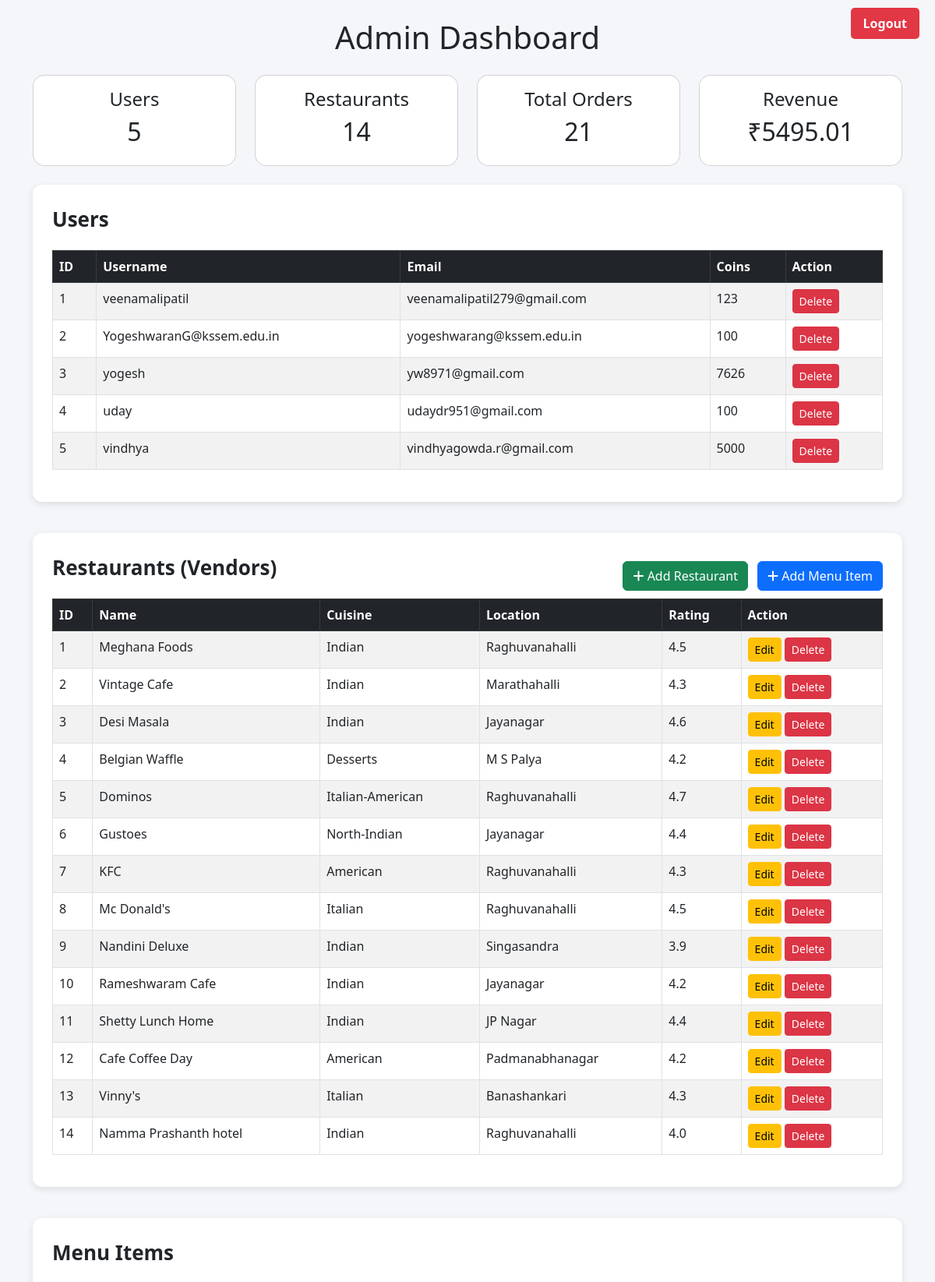
Page /admin_dashboard (signed in, upper part) on the committed database.
### tables this page shows
CREATE TABLE users (
        id INTEGER PRIMARY KEY AUTOINCREMENT,
        username TEXT UNIQUE NOT NULL,
        email TEXT UNIQUE NOT NULL,
        password TEXT NOT NULL,
        coin_balance INTEGER DEFAULT 0,
        created_at TIMESTAMP DEFAULT CURRENT_TIMESTAMP
    );

CREATE TABLE restaurants (
        id INTEGER PRIMARY KEY AUTOINCREMENT,
        name TEXT NOT NULL,
        cuisine TEXT NOT NULL,
        rating REAL DEFAULT 0.0,
        delivery_time TEXT,
        location TEXT,
        image_url TEXT,
        description TEXT
    );

### app.py (the view)
@app.route("/admin_dashboard")
@login_required
def admin_dashboard():
    if current_user.username != "veenamalipatil":
        flash("Unauthorized access!", "error")
        return redirect(url_for("index"))
    conn = get_db()
    conn.row_factory = sqlite3.Row
    users = conn.execute("SELECT * FROM users").fetchall()
    restaurants = conn.execute("SELECT * FROM restaurants").fetchall()
    menus = conn.execute("SELECT * FROM menu_items").fetchall()
    orders = conn.execute(
        """SELECT
        o.id,
        u.username AS username,
        r.name AS restaurant_name,
        o.final_amount AS total,
        o.created_at AS order_date
        FROM orders o
        JOIN users u ON o.user_id = u.id
        JOIN restaurants r ON o.restaurant_id = r.id
    """
    ).fetchall()
    users_count = len(users)
    restaurant_count = len(restaurants)
    total_orders = len(orders)
    total_revenue = conn.execute("SELECT SUM(final_amount) FROM orders").fetchone()[0]
    total_revenue = total_revenue if total_revenue else 0
    return render_template(
        "admin_dashboard.html",
        users=users,
        restaurants=restaurants,
        menu=menus,
        orders=orders,
        users_count=users_count,
        restaurant_count=restaurant_count,
        total_orders=total_orders,
        total_revenue=total_revenue,
    )

### app.py (called while the page is built)
def get_db():
    conn = sqlite3.connect("foodapp.db")
    conn.row_factory = sqlite3.Row
    return conn

@login_manager.user_loader
def load_user(user_id):
    conn = get_db()
    try:
        u = conn.execute("SELECT * FROM users WHERE id = ?", (user_id,)).fetchone()
    finally:
        conn.close()
    if u:
        return User(u["id"], u["username"], u["email"], u["coin_balance"])
    return None

@app.context_processor
def inject_cart():
    cart = session.get("cart", {})
    total_quantity = sum(cart.values()) if cart else 0
    return dict(cart_total_quantity=total_quantity)

@app.context_processor
def inject_user():
    if current_user.is_authenticated:
        conn = get_db()
        try:
            u = conn.execute(
                "SELECT coin_balance FROM users WHERE id = ?", (current_user.id,)
            ).fetchone()
        finally:
            conn.close()
        return {"user_coin_balance": u["coin_balance"] if u else 0}
    return {"user_coin_balance": 0}

### templates/admin_dashboard.html (shortened to what this page needs)
<!DOCTYPE html>
<html lang="en">
<head>
    <link rel="stylesheet"
          href="https://cdnjs.cloudflare.com/ajax/libs/font-awesome/6.5.0/css/all.min.css">
    <link rel="stylesheet"
          href="https://cdn.jsdelivr.net/npm/bootstrap@5.3.0/dist/css/bootstrap.min.css">
</head>
<body>
<div class="container mt-4">
    <h1 class="text-center mb-4">Admin Dashboard</h1>
<a href="{{ url_for('logout') }}" style="position:absolute; top:10px; right:20px; background:#e23744; color:white; padding:8px 16px; border-radius:5px; text-decoration:none; font-weight:600;">Logout</a>
    <div class="row mb-4">
        <div class="col-md-3">
            <div class="card text-center p-3">
                <h4>Users</h4>
                <h2>{{ users_count }}</h2>
            </div>
        </div>
        <div class="col-md-3">
            <div class="card text-center p-3">
                <h4>Restaurants</h4>
                <h2>{{ restaurant_count }}</h2>
            </div>
        </div>
        <div class="col-md-3">
            <div class="card text-center p-3">
                <h4>Total Orders</h4>
                <h2>{{ total_orders }}</h2>
            </div>
        </div>
        <div class="col-md-3">
            <div class="card text-center p-3">
                <h4>Revenue</h4>
                <h2>₹{{ total_revenue }}</h2>
            </div>
        </div>
    </div>
    <div class="table-container">
        <div class="section-title">Users</div>
        <table class="table table-bordered table-striped">
            <thead class="table-dark">
            <tr>
                <th>ID</th>
                <th>Username</th>
                <th>Email</th>
                <th>Coins</th>
                <th>Action</th>
            </tr>
            </thead>
            <tbody>
            {% for user in users %}
                <tr>
                    <td>{{ user.id }}</td>
                    <td>{{ user.username }}</td>
                    <td>{{ user.email }}</td>
                    <td>{{ user.coin_balance }}</td>
                    <td>
                        <a href="/delete_user/{{ user.id }}" class="btn btn-danger btn-sm"
                           onclick="return confirm('Delete this user?')">
                            Delete
                        </a>
                    </td>
                </tr>
            {% endfor %}
            </tbody>
        </table>
    </div>
    <div class="table-container">
        <div class="d-flex justify-content-between align-items-center">
            <div class="section-title">Restaurants (Vendors)</div>
            <div>
                <a href="/add_vendor" class="btn btn-success me-2">
                    <i class="fa fa-plus"></i> Add Restaurant
                </a>
                <a href="/add_menu" class="btn btn-primary">
                    <i class="fa fa-plus"></i> Add Menu Item
                </a>
            </div>
        </div>
        <table class="table table-bordered table-striped">
            <thead class="table-dark">
            <tr>
                <th>ID</th>
                <th>Name</th>
                <th>Cuisine</th>
                <th>Location</th>
                <th>Rating</th>
                <th>Action</th>
            </tr>
            </thead>
            <tbody>
            {% for r in restaurants %}
                <tr>
                    <td>{{ r.id }}</td>
                    <td>{{ r.name }}</td>
                    <td>{{ r.cuisine }}</td>
                    <td>{{ r.location }}</td>
                    <td>{{ r.rating }}</td>
                    <td>
                        <a href="/edit_vendor/{{ r.id }}" class="btn btn-warning btn-sm">Edit</a>
                        <form action="/delete_vendor/{{ r.id }}" method="POST" style="display:inline;">
                            <button class="btn btn-danger btn-sm"
                                    onclick="return confirm('Delete this vendor?')">
                                Delete
                            </button>
                        </form>
                    </td>
                </tr>
            {% endfor %}
            </tbody>
        </table>
    </div>
    <div class="table-container">
        <div class="section-title">Menu Items</div>
    </div>
</div>
</body>
</html>

### templates/admin_dashboard.html (style rules this page uses)
body { background: #f4f6f9; }
.card { border-radius: 15px; }
.table-container { background: #fff; padding: 25px; border-radius: 12px; box-shadow: 0 3px 10px rgba(0,0,0,0.1); margin-bottom: 40px; }
.section-title { margin-bottom: 20px; font-size: 26px; font-weight: bold; }

### rows in the picture
users: id "1", username "veenamalipatil", email "veenamalipatil279@gmail.com", coin_balance "123"
users: id "2", username "YogeshwaranG@kssem.edu.in", email "yogeshwarang@kssem.edu.in", coin_balance "100"
users: id "3", username "yogesh", email "yw8971@gmail.com", coin_balance "7626"
users: id "4", username "uday", email "udaydr951@gmail.com", coin_balance "100"
users: id "5", username "vindhya", email "vindhyagowda.r@gmail.com", coin_balance "5000"
restaurants: id "1", name "Meghana Foods", cuisine "Indian", location "Raghuvanahalli", rating "4.5"
restaurants: id "2", name "Vintage Cafe", cuisine "Indian", location "Marathahalli", rating "4.3"
restaurants: id "3", name "Desi Masala", cuisine "Indian", location "Jayanagar", rating "4.6"
restaurants: id "4", name "Belgian Waffle", cuisine "Desserts", location "M S Palya", rating "4.2"
restaurants: id "5", name "Dominos", cuisine "Italian-American", location "Raghuvanahalli", rating "4.7"
restaurants: id "6", name "Gustoes", cuisine "North-Indian", location "Jayanagar", rating "4.4"
restaurants: id "7", name "KFC", cuisine "American", location "Raghuvanahalli", rating "4.3"
restaurants: id "8", name "Mc Donald's", cuisine "Italian", location "Raghuvanahalli", rating "4.5"
restaurants: id "9", name "Nandini Deluxe", cuisine "Indian", location "Singasandra", rating "3.9"
restaurants: id "10", name "Rameshwaram Cafe", cuisine "Indian", location "Jayanagar", rating "4.2"
restaurants: id "11", name "Shetty Lunch Home", cuisine "Indian", location "JP Nagar", rating "4.4"
restaurants: id "12", name "Cafe Coffee Day", cuisine "American", location "Padmanabhanagar", rating "4.2"
restaurants: id "13", name "Vinny's", cuisine "Italian", location "Banashankari", rating "4.3"
restaurants: id "14", name "Namma Prashanth hotel", cuisine "Indian", location "Raghuvanahalli", rating "4.0"

### other values in the picture
{{ users_count }} "5"
{{ restaurant_count }} "14"
{{ total_orders }} "21"
{{ total_revenue }} "5495.01"
